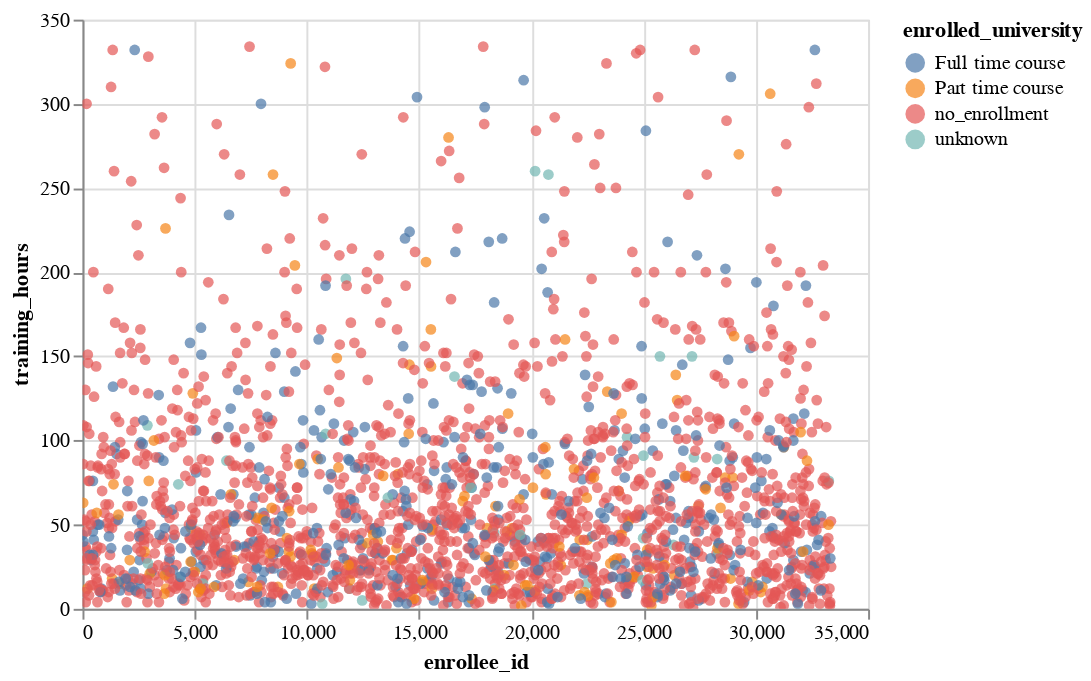

Write notebook code for a chart like this one.
### Code cell
import altair as alt

alt.Chart(df_temp).mark_circle().encode(
    x='enrollee_id',
    y='training_hours',
    color='enrolled_university',
).interactive()

### Figure 1 — Vega-Lite specification as saved in the notebook (floating-point values rounded to 4 significant figures; data arrays with more than 128 entries replaced by an {"elided": "..."} marker saying what was removed)
{"config": {"view": {"continuousWidth": 400, "continuousHeight": 300}}, "data": {"name": "data-9088159a205b065327f97cba15c3883f"}, "mark": "circle", "encoding": {"color": {"type": "nominal", "field": "enrolled_university"}, "x": {"type": "quantitative", "field": "enrollee_id"}, "y": {"type": "quantitative", "field": "training_hours"}}, "selection": {"selector001": {"type": "interval", "bind": "scales", "encodings": ["x", "y"]}}, "$schema": "https://vega.github.io/schema/vega-lite/v4.8.1.json", "datasets": {"data-9088159a205b065327f97cba15c3883f": {"elided": "2129 records"}}}
